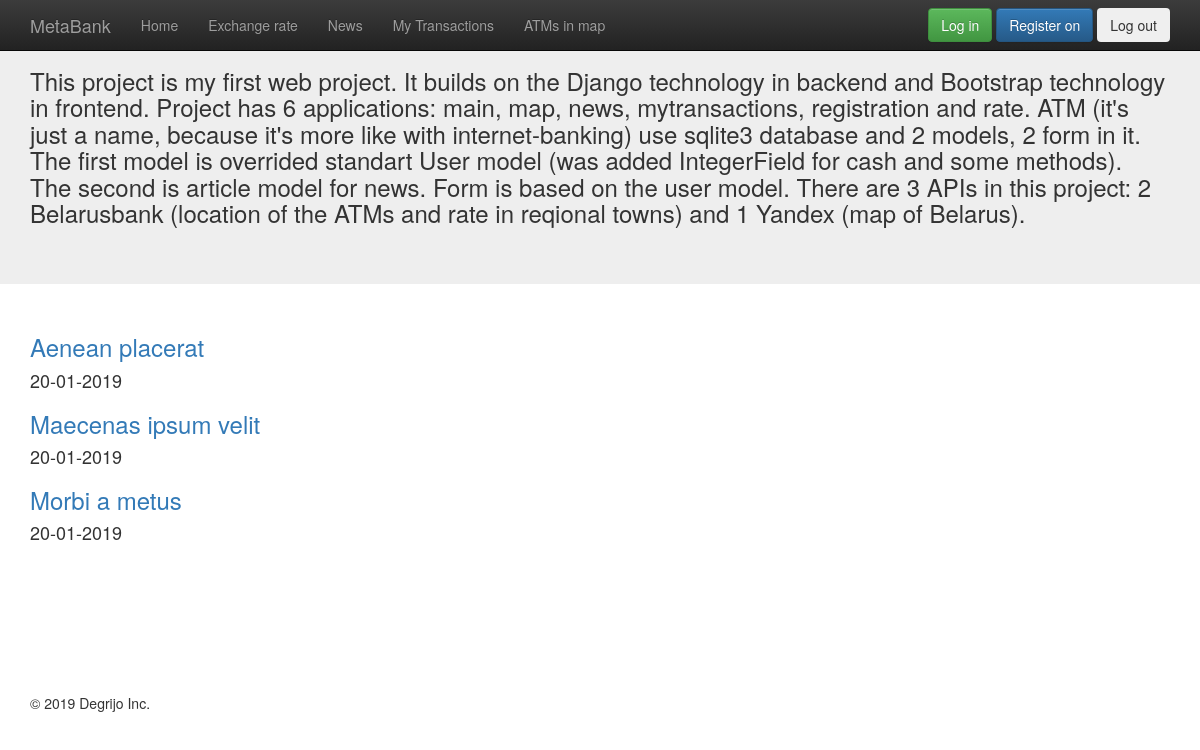
The page /news/ on the database as committed earlier.
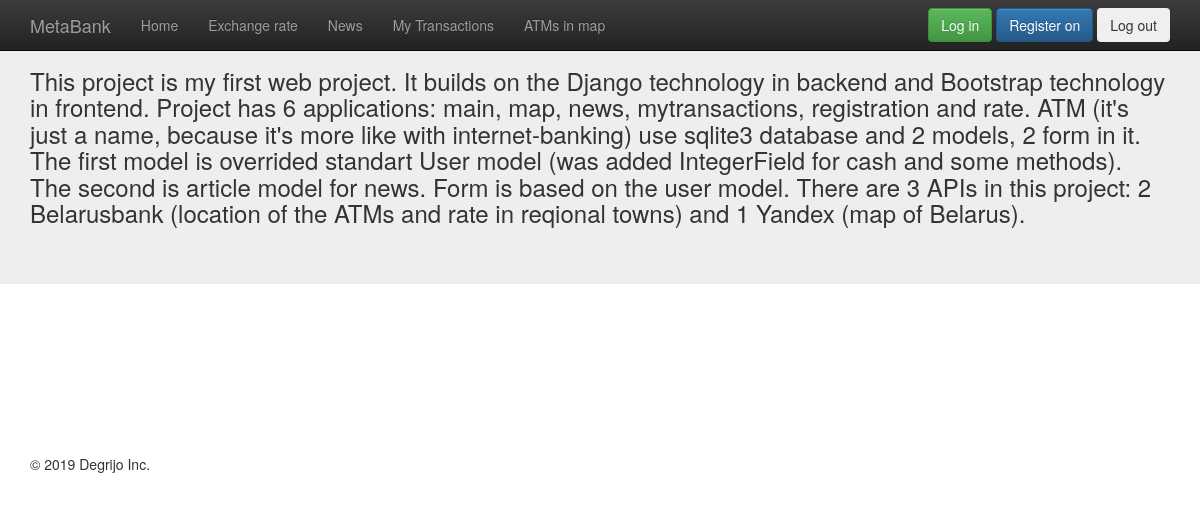
The same page on the database as committed later.
### news/models.py (models this page shows, shortened)
class Articles(models.Model):
    title = models.CharField(max_length=100)
    date = models.DateTimeField()
    text = models.TextField()
    author = models.CharField(max_length=100, default="anonymous")

### news/templates/news/posts.html
{% extends "appmain/wrapper.html" %}
{% block content %}
    <div class="container">
        {% for post in object_list %}
            <a href="/news/{{post.id}}"><h3>{{post.title}}</h3></a>
            <h4>{{post.date|date:"d-m-Y"}}</h4>
        {% endfor %}
    </div>
{% endblock %}

Rows that differ between the two databases and show on the page:
removed Articles: title "Aenean placerat", date "20-01-2019"
removed Articles: title "Maecenas ipsum velit", date "20-01-2019"
removed Articles: title "Morbi a metus", date "20-01-2019"
